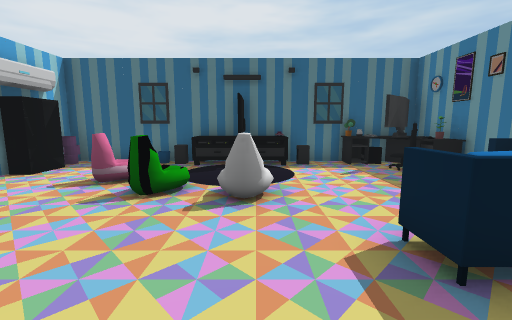
View 1 (above)

13 first-person views from a walk through a 3-D level made in the Unity game engine. The camera is 1.3 m above the floor, tilts 8° down and sees 90° across. Doors are open. The floor is counted in squares, 1 m on a side. Each view is taken from the middle of a square. On the plan, view 1 faces up. The plan holds only what a view shows up to about 13 squares ahead; the rest is blank. The place goes on beyond the plan. The player is left out.

View 2
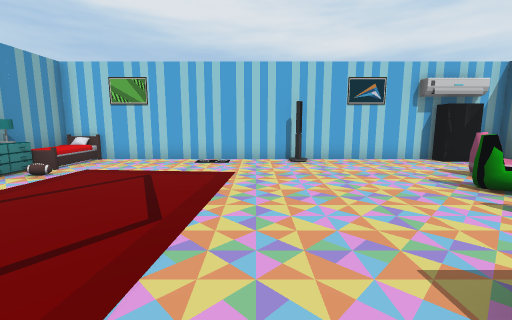

View 3
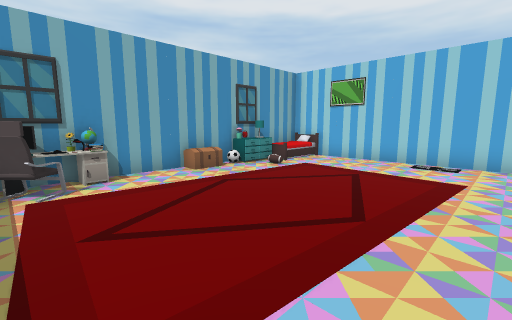

View 4
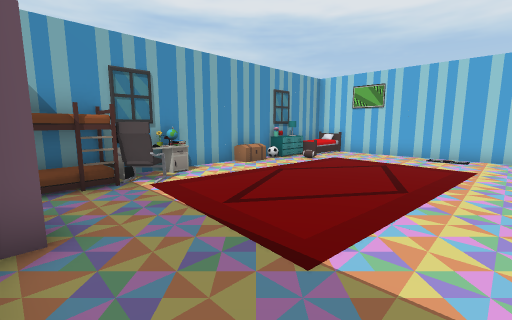

View 5
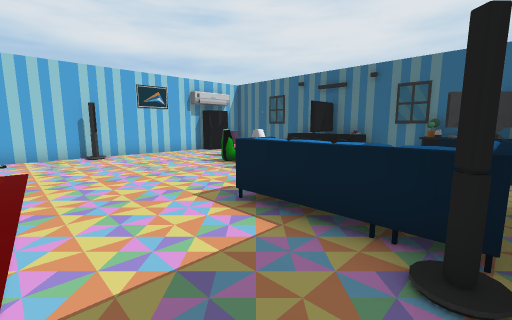

View 6
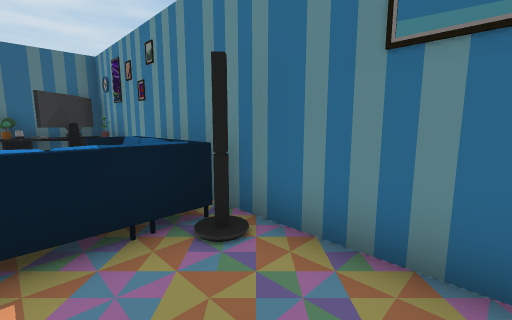

View 7
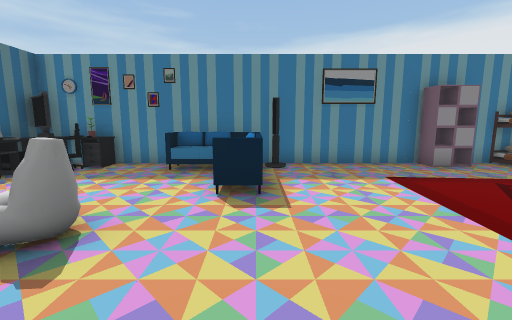

View 8
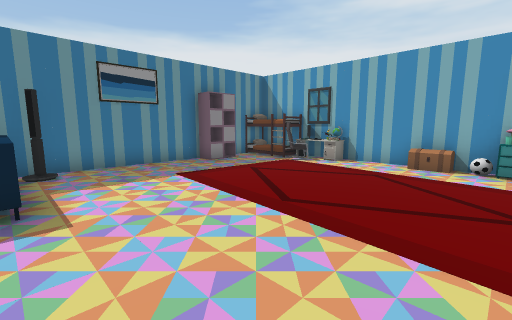

View 9
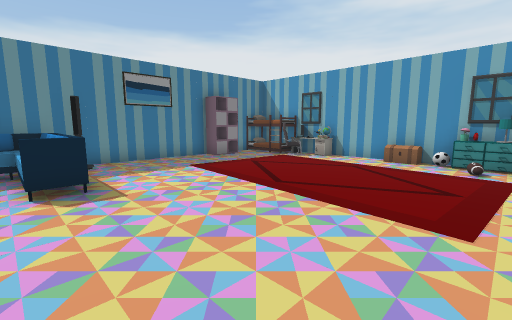

View 10
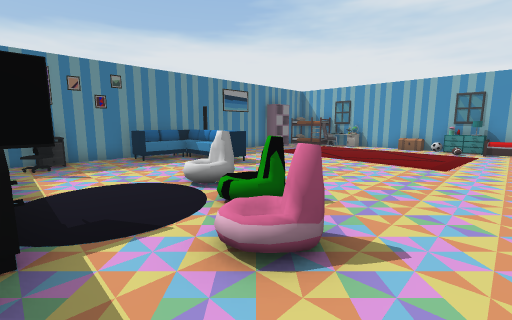

View 11
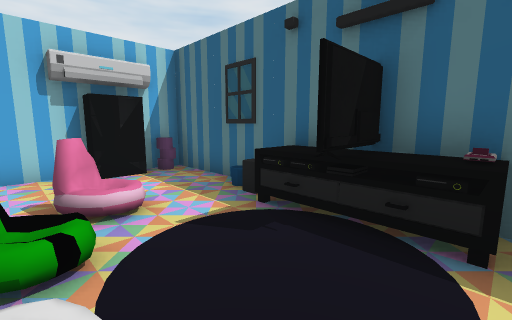

View 12
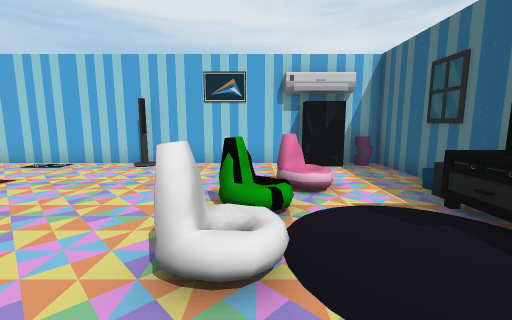

View 13
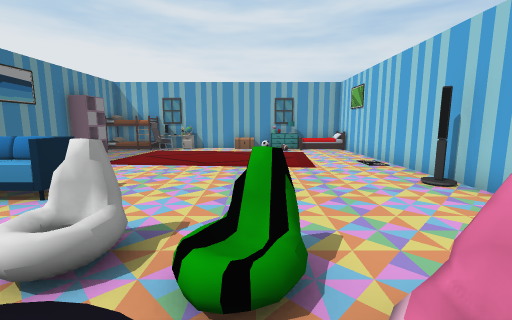

### Floor plan
Points are (right, up) in squares from view 1. A wall is a line through its corners. A room is listed if a view was taken in it or the views show most of it. See-through windows are left out.
Room 1 (views 1, 2, 3, 4, 5, 6, 7, 8, 9, 10, 11, 12, 13)
walls: (4.6, -4) (5.4, -4); (4.6, -4.6) (5.4, -4.6); (4.7, -4.6) (4.7, -3.4) (5.5, -3.4) (5.5, 9) (4.4, 9); (-2.6, -7) (0.6, -7); (2.6, 9) (-6.5, 9) (-6.5, 7.9); (-6.5, 6.7) (-6.5, -7) (-4.4, -7); (3.4, -7) (5.5, -7) (5.5, -5.2)
ways out: open door at (-6.5, -1.5)
objects: other object (-6, -6); other object (-6, 1); other object (-6, 7); other object (-6, 8); other object (-6, 9); other object (-4, -7); other object (-4, -7) to (-3, -6); other object (-4, 6) to (-3, 6); other object (-2, 5); other object (-2, 8); other object (-1, 8) to (0, 8); other object (0, 4); other object (0, 5); other object (1, -7); other object (1, 8); other object (2, -7); other object (2, -6); other object (2, 2) to (5, 4); other object (3, -7); other object (3, -6); other object (3, 8); other object (3, 9); other object (4, -6) to (5, -6); other object (4, 7); other object (4, 8) to (4, 9); other object (5, 1); other object (5, 7) to (5, 8)

Positions as (right, up) in squares from view 1, and headings:
1: (0, 0), facing up
2: (3, 0), facing left
3: (3, 0), facing down-left
4: (5, 0), facing down-left
5: (5, -1), facing up-left
6: (3, -1), facing up-right
7: (-3, 2), facing right
8: (-3, 2), facing down-right
9: (-4, 3), facing down-right
10: (-5, 8), facing down-right
11: (1, 5), facing up-left
12: (2, 5), facing left
13: (-2, 7), facing down
